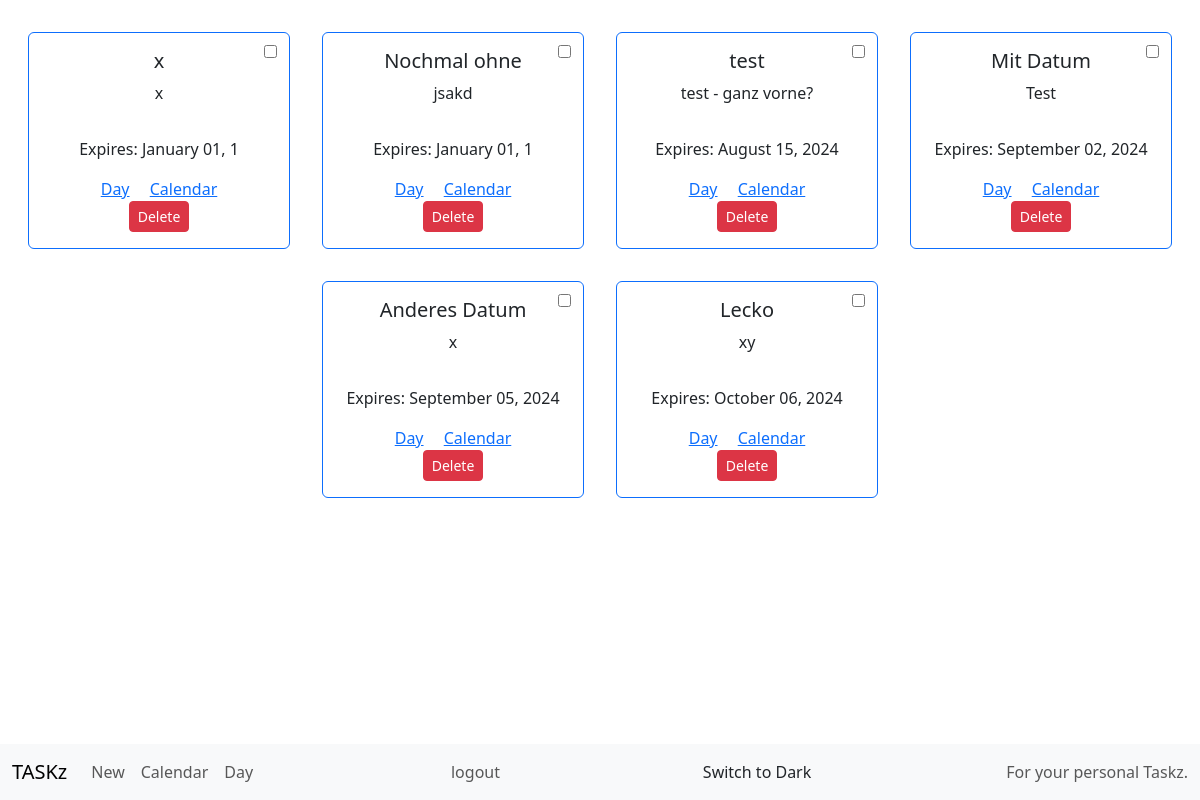
/overview (signed in), run on the app's committed database.
### tables this page shows
CREATE TABLE taskz (
                        id INTEGER PRIMARY KEY AUTOINCREMENT, 
                        user INTEGER NOT NULL, 
                        title TEXT NOT NULL, 
                        text TEXT,
                        created TIMESTAMP DEFAULT CURRENT_TIMESTAMP, 
                        date TIMESTAMP, 
                        checked INTEGER DEFAULT 0, 
                        FOREIGN KEY(user) REFERENCES users(id));

### app.py (the view, shortened to what this page needs)
@app.route("/overview", methods=["GET", "POST"])
@login_required
def overview():
    taskz = get_taskz(session["user"])
    return render("overview.html", taskz=taskz)

### functions.py (called while the page is built)
def login_required(f):
    @wraps(f)
    def decorated_function(*args, **kwargs):
        if session.get("user") is None:
            return redirect("/login")
        return f(*args, **kwargs)
    return decorated_function

def get_taskz(user_id):
    try:
        con = sql.connect(DB, detect_types=sql.PARSE_DECLTYPES)
        try:
            con.row_factory = sql.Row
            cur = con.cursor()
            cur.execute("SELECT * FROM taskz WHERE user = ?", (user_id,))
            taskz = cur.fetchall()
        finally:
            con.close()
    except:
        return
    return taskz

### templates/overview.html (shortened to what this page needs)
{% extends "layout.html" %} {% block title %} - Overview {% endblock %} {% block
main %}
<div class="container-fluid text-center">
  {% if taskz %}
  <div class="container-fluid mt-3">
    <div class="row justify-content-center">
      {% for task in taskz | sort(attribute="date") %} {% if task.checked == 0 %}
      <div class="col-12 col-xxl-2 col-xl-3 col-lg-4 col-md-6 p-3">
        <div class="card border-primary">
          <div class="card-body">
            <h5 class="card-title">{{ task.title }}</h5>
            <form action="{{ url_for('overview') }}" method="post">
              <input
              type="checkbox"
              name="checktask"
              class="checktask"
              value="{{ task.id }}"
              onChange="this.form.submit()"
            />
            </form>
            <p class="card-text" style="white-space: pre-line">{{ task.text }}</p>
          </div>
          <div class="card-body">
            {% if task.date.strftime("%Y") != "0001"  %}
            <p>Expires: {{ task.date.strftime("%B %d, %Y") }}</p>
            <a href="{{ url_for('day') }}?year={{ task.date.strftime('%Y') }}&month={{ task.date.strftime('%m') }}&day={{ task.date.strftime('%d') }}" class="card-link">Day</a>
            <a href="{{ url_for('cal') }}?year={{ task.date.strftime('%Y') }}&month={{ task.date.strftime('%m') }}" class="card-link"
              >Calendar</a>
              {% endif %}
            <form action="{{ url_for('overview') }}" method="post">
              <button class="btn btn-danger btn-sm delete" type="submit" name="delete" value="{{ task.id }}">Delete</button>
            </form>
          </div>
        </div>
      </div>
      {% endif %} {% endfor %}
    </div>
  </div>
  {% else %} Nothing here... {% endif %}
</div>
{% endblock %}

### static/stylesheets/style.css (style rules this page uses)
body { padding-bottom: 56px; }
.card .checktask { position: absolute; right: 12px; top: 12px; }

### data on the page
taskz: title "x", text "x", date "January 01, 1", {{ task.id }} 7 (drawn)
taskz: title "Nochmal ohne", text "jsakd", date "January 01, 1", {{ task.id }} 9 (drawn)
taskz: title "test", text "test - ganz vorne?", date "August 15, 2024", {{ task.id }} 6 (drawn)
taskz: title "Mit Datum", text "Test", date "September 02, 2024", {{ task.id }} 2 (drawn)
taskz: title "Anderes Datum", text "x", date "September 05, 2024", {{ task.id }} 5 (drawn)
taskz: title "Lecko", text "xy", date "October 06, 2024", {{ task.id }} 8 (drawn)
